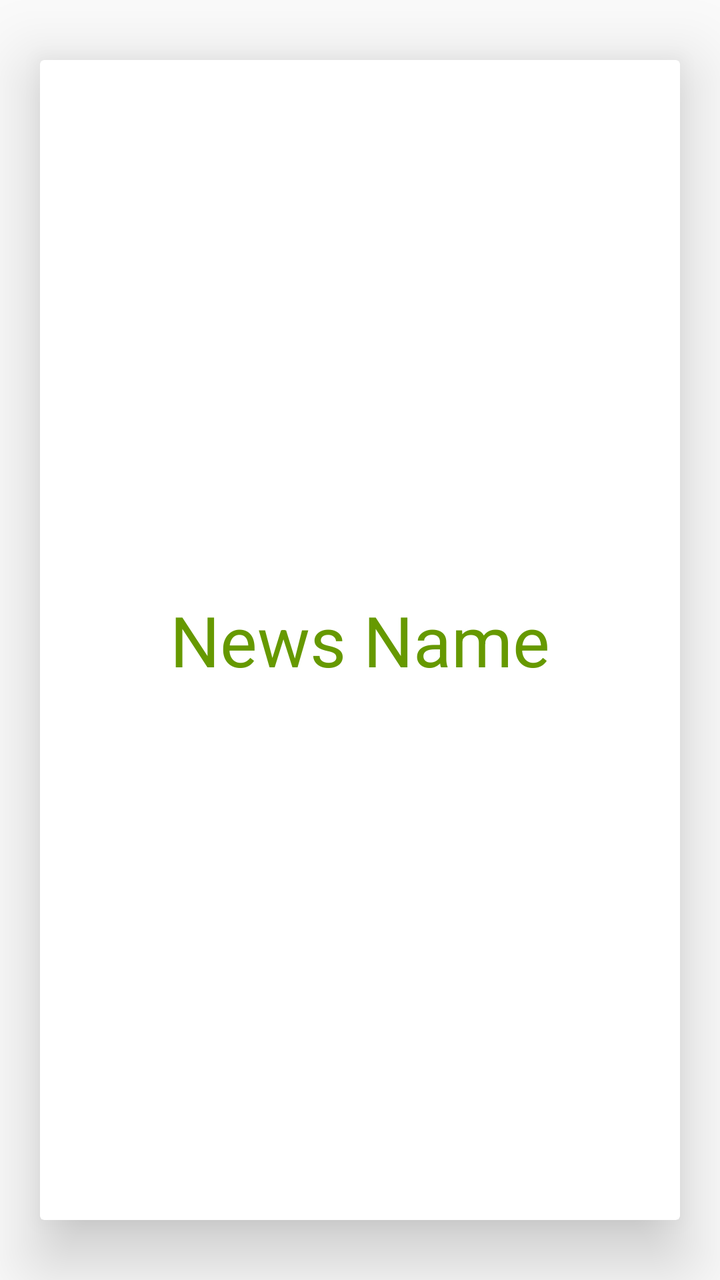
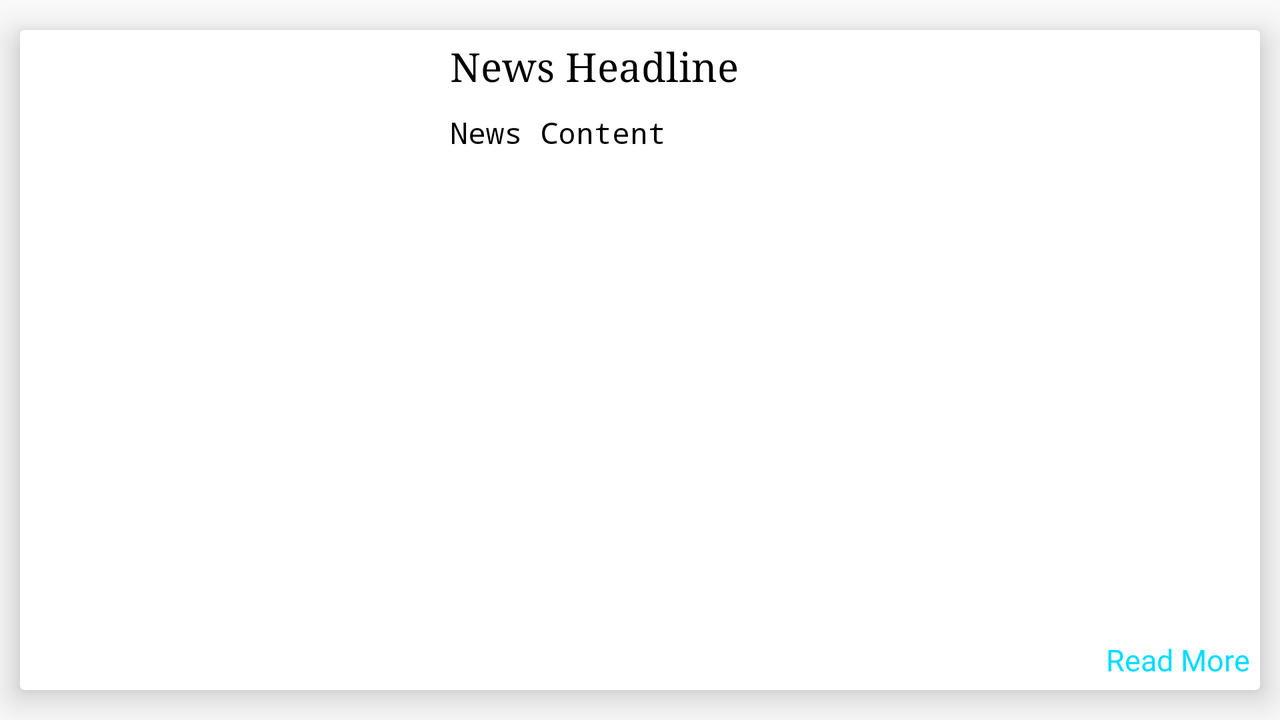

Two renders of one Android screen. The first uses the default layout on a phone; the second uses the alternative layout the repository ships for a different screen configuration, on a matching device. The two XML files are below.
<!-- AndroidManifest.xml: application theme AppTheme -->
<!-- res/layout/vertical_news_fragment.xml -->
<?xml version="1.0" encoding="utf-8"?>
<FrameLayout xmlns:android="http://schemas.android.com/apk/res/android"
    xmlns:app="http://schemas.android.com/apk/res-auto"
    xmlns:tools="http://schemas.android.com/tools"
    android:layout_width="match_parent"
    android:layout_height="match_parent">

    <android.support.v7.widget.CardView
        android:layout_width="match_parent"
        android:layout_height="match_parent"
        android:layout_gravity="center"
        app:cardCornerRadius="2dp"
        app:cardElevation="20dp"
        app:cardPreventCornerOverlap="false"
        app:cardUseCompatPadding="true">


        <LinearLayout
            android:layout_width="match_parent"
            android:layout_height="wrap_content"
            android:layout_gravity="center"
            android:orientation="vertical">

            <TextView
                android:id="@+id/newsHeadLine"
                android:layout_width="wrap_content"
                android:layout_height="wrap_content"
                android:layout_gravity="center|bottom"
                android:textColor="@android:color/holo_green_dark"
                android:textSize="35sp"
                tools:text="News Name" />
        </LinearLayout>


    </android.support.v7.widget.CardView>

</FrameLayout>
<!-- resources referenced by this layout -->
<resources>
  <style name="AppTheme" parent="Theme.AppCompat.Light.NoActionBar">
          
          <item name="colorPrimary">@color/colorPrimary</item>
          <item name="colorPrimaryDark">@color/colorPrimaryDark</item>
          <item name="colorAccent">@color/colorAccent</item>
      </style>
</resources>
<!-- res/layout-land/vertical_news_fragment.xml (the repository's variant of the layout above) -->
<!-- drawn on the phone turned sideways -->
<?xml version="1.0" encoding="utf-8"?>
<FrameLayout xmlns:android="http://schemas.android.com/apk/res/android"
    xmlns:app="http://schemas.android.com/apk/res-auto"
    xmlns:tools="http://schemas.android.com/tools"
    android:layout_width="match_parent"
    android:layout_height="match_parent">

    <android.support.v7.widget.CardView
        android:layout_width="match_parent"
        android:layout_height="match_parent"
        android:layout_gravity="center"
        app:cardCornerRadius="2dp"
        app:cardElevation="@dimen/card_elevation"
        app:cardPreventCornerOverlap="false"
        app:cardUseCompatPadding="true">


        <RelativeLayout
            android:layout_width="match_parent"
            android:layout_height="wrap_content"
            android:orientation="vertical">

            <ImageView
                android:id="@+id/newsImage"
                android:layout_width="200dp"
                android:layout_height="match_parent"
                android:layout_alignParentLeft="true"
                android:layout_alignParentStart="true"
                android:layout_margin="@dimen/news_read_more_margin"
                android:src="@drawable/ny_times_img" />

            <LinearLayout
                android:layout_width="wrap_content"
                android:layout_height="wrap_content"
                android:layout_toRightOf="@+id/newsImage"
                android:orientation="vertical">

                <TextView
                    android:id="@+id/newsHeadLine"
                    style="@style/NewsHeadline"
                    android:layout_gravity="center|bottom"
                    android:layout_margin="@dimen/news_read_more_margin"
                    android:gravity="center"
                    tools:text="News Headline" />

                <TextView
                    android:id="@+id/newsContent"
                    style="@style/NewsContent"
                    android:layout_margin="@dimen/news_read_more_margin"
                    android:ellipsize="end"
                    tools:text="News Content" />
            </LinearLayout>


            <TextView
                android:id="@+id/readMore"
                style="@style/NewsReadMore"
                android:layout_alignParentBottom="true"
                android:layout_alignParentRight="true"
                android:layout_alignParentEnd="true"
                android:padding="@dimen/news_read_more_margin"
                android:text="@string/read_more" />


        </RelativeLayout>


    </android.support.v7.widget.CardView>

</FrameLayout>
<!-- resources referenced by the variant -->
<!-- as the phone turned sideways resolves them -->
<resources>
  <dimen name="card_elevation">10dp</dimen>
  <dimen name="news_read_more_margin">5dp</dimen>
  <string name="read_more">Read More</string>
  <style name="NewsContent" parent="NewsItemText">
          <item name="android:textSize">@dimen/news_content_text_size</item>
          <item name="android:typeface">monospace</item>
      </style>
  <style name="NewsHeadline" parent="NewsItemText">
          <item name="android:textSize">@dimen/news_headline_text_size</item>
          <item name="android:typeface">serif</item>
          <item name="android:maxLines">2</item>
      </style>
  <style name="NewsReadMore" parent="NewsItemText">
          <item name="android:layout_width">wrap_content</item>
          <item name="android:layout_height">wrap_content</item>
          <item name="android:textSize">@dimen/news_read_more_text_size</item>
          <item name="android:typeface">sans</item>
          <item name="android:textColor">@android:color/holo_blue_bright</item>
      </style>
  <style name="AppTheme" parent="Theme.AppCompat.Light.NoActionBar">
          
          <item name="colorPrimary">@color/colorPrimary</item>
          <item name="colorPrimaryDark">@color/colorPrimaryDark</item>
          <item name="colorAccent">@color/colorAccent</item>
      </style>
  <style name="NewsItemText">
  
          <item name="android:layout_width">match_parent</item>
          <item name="android:layout_height">wrap_content</item>
          <item name="android:textColor">@android:color/black</item>
          <item name="android:gravity">left|start</item>
      </style>
  <dimen name="news_content_text_size">15sp</dimen>
  <dimen name="news_headline_text_size">20sp</dimen>
  <dimen name="news_read_more_text_size">15sp</dimen>
</resources>
